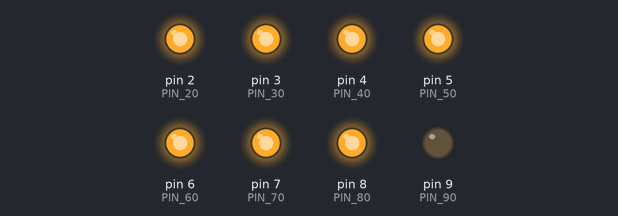
Simulated run of this sketch. Board: Arduino Uno, built with avr-gcc and run on an emulated ATmega328P. Parts: output pins drawn as LEDs (lit = HIGH). Pins used as bus, display or sensor lines are not drawn.

Above: at 0.1 s.
Timing chart, 0 to 1.6 s (numbered marks = the images above):
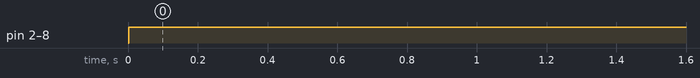

The sketch:

BatteryMonitor.ino
```cpp
// Pins that correspond to the LEDs that will light up
// when charge is greater than 0%, 10%, ... etc
int const PIN_0 = 0;
int const PIN_10 = 1;
int const PIN_20 = 2;
int const PIN_30 = 3;
int const PIN_40 = 4;
int const PIN_50 = 5;
int const PIN_60 = 6;
int const PIN_70 = 7;
int const PIN_80 = 8;
int const PIN_90 = 9;

// measure time for the 'blink' effect
int blinkInterval = 500;
long currentMillis = 0;
long previousMillis = 0;

void setup() {
  Serial.begin(9600);
  pinMode(PIN_0, OUTPUT);
  pinMode(PIN_10, OUTPUT);
  pinMode(PIN_20, OUTPUT);
  pinMode(PIN_30, OUTPUT);
  pinMode(PIN_40, OUTPUT);
  pinMode(PIN_50, OUTPUT);
  pinMode(PIN_60, OUTPUT);
  pinMode(PIN_70, OUTPUT);
  pinMode(PIN_80, OUTPUT);
  pinMode(PIN_90, OUTPUT);
  currentMillis = millis();
}

void loop() {
  currentMillis = millis();
  // Assuming max possible charge of 5500 millivolts, calculate the remaining percent
  int remainingPercent = readVcc() / 55;

  if (remainingPercent > 0) digitalWrite(PIN_0, HIGH);
  else digitalWrite(PIN_0, LOW);

  if (remainingPercent > 10) digitalWrite(PIN_10, HIGH);
  else digitalWrite(PIN_10, LOW);

  if (remainingPercent > 20) digitalWrite(PIN_20, HIGH);
  else digitalWrite(PIN_20, LOW);

  if (remainingPercent > 30) digitalWrite(PIN_30, HIGH);
  else digitalWrite(PIN_30, LOW);

  if (remainingPercent > 40) digitalWrite(PIN_40, HIGH);
  else digitalWrite(PIN_40, LOW);

  if (remainingPercent > 50) digitalWrite(PIN_50, HIGH);
  else digitalWrite(PIN_50, LOW);

  if (remainingPercent > 60) digitalWrite(PIN_60, HIGH);
  else digitalWrite(PIN_60, LOW);

  if (remainingPercent > 70) digitalWrite(PIN_70, HIGH);
  else digitalWrite(PIN_70, LOW);

  if (remainingPercent > 80) digitalWrite(PIN_80, HIGH);
  else digitalWrite(PIN_80, LOW);

  if (remainingPercent > 90) digitalWrite(PIN_90, HIGH);
  else digitalWrite(PIN_90, LOW);

  // set the last active led to 'blink'
  if (currentMillis - previousMillis > blinkInterval) {
    digitalWrite(min(remainingPercent/10, 9), LOW);
    if (currentMillis - previousMillis > blinkInterval*2) {
      previousMillis = currentMillis;
    }
  }
}

// Code curtesy of:
// http://provideyourown.com/2012/secret-arduino-voltmeter-measure-battery-voltage/
long readVcc() {
  // Read 1.1V reference against AVcc
  // set the reference to Vcc and the measurement to the internal 1.1V reference
  #if defined(__AVR_ATmega32U4__) || defined(__AVR_ATmega1280__) || defined(__AVR_ATmega2560__)
    ADMUX = _BV(REFS0) | _BV(MUX4) | _BV(MUX3) | _BV(MUX2) | _BV(MUX1);
  #elif defined (__AVR_ATtiny24__) || defined(__AVR_ATtiny44__) || defined(__AVR_ATtiny84__)
    ADMUX = _BV(MUX5) | _BV(MUX0);
  #elif defined (__AVR_ATtiny25__) || defined(__AVR_ATtiny45__) || defined(__AVR_ATtiny85__)
    ADMUX = _BV(MUX3) | _BV(MUX2);
  #else
    ADMUX = _BV(REFS0) | _BV(MUX3) | _BV(MUX2) | _BV(MUX1);
  #endif

  delay(2); // Wait for Vref to settle
  ADCSRA |= _BV(ADSC); // Start conversion
  while (bit_is_set(ADCSRA,ADSC)); // measuring

  uint8_t low  = ADCL; // must read ADCL first - it then locks ADCH
  uint8_t high = ADCH; // unlocks both

  long result = (high<<8) | low;

  result = 1125300L / result; // Calculate Vcc (in mV); 1125300 = 1.1*1023*1000
  return result; // Vcc in millivolts
}
```

Measured:
- by itself, pin 2 (PIN_20), pin 3 (PIN_30), pin 4 (PIN_40), pin 5 (PIN_50), pin 6 (PIN_60), pin 7 (PIN_70), pin 8 (PIN_80): LOW → HIGH at 0.00 s
